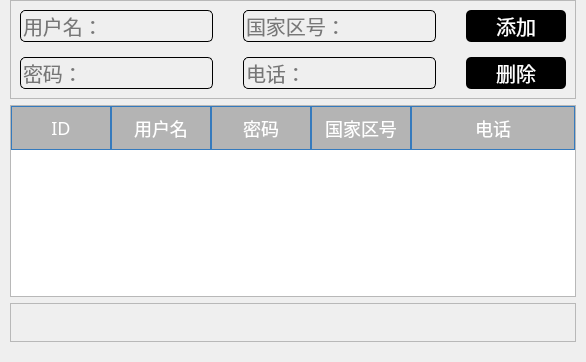
              <widget class="QWidget" name="page_10">
               <layout class="QVBoxLayout" name="verticalLayout_10">
                <property name="leftMargin">
                 <number>10</number>
                </property>
                <property name="topMargin">
                 <number>0</number>
                </property>
                <property name="rightMargin">
                 <number>10</number>
                </property>
                <property name="bottomMargin">
                 <number>20</number>
                </property>
                <item>
                 <widget class="QFrame" name="frame_18">
                  <property name="sizePolicy">
                   <sizepolicy hsizetype="Preferred" vsizetype="Expanding">
                    <horstretch>0</horstretch>
                    <verstretch>3</verstretch>
                   </sizepolicy>
                  </property>
                  <property name="styleSheet">
                   <string notr="true">QLineEdit{
	background-color:rgba(255, 255, 255,0);
	border:1px solid black;
	border-radius:5px;
}
QPushButton{
	border:none;
	background-color:rgb(0, 0, 0);
	color:rgb(255, 255, 255);
	border-radius:5px;
}
QPushButton:pressed{
	padding-top: 3px;
	padding-left: 3px;
}</string>
                  </property>
                  <property name="frameShape">
                   <enum>QFrame::StyledPanel</enum>
                  </property>
                  <property name="frameShadow">
                   <enum>QFrame::Raised</enum>
                  </property>
                  <layout class="QGridLayout" name="gridLayout">
                   <property name="horizontalSpacing">
                    <number>30</number>
                   </property>
                   <property name="verticalSpacing">
                    <number>15</number>
                   </property>
                   <item row="0" column="0">
                    <widget class="QLineEdit" name="lineEdit_username">
                     <property name="sizePolicy">
                      <sizepolicy hsizetype="Expanding" vsizetype="Expanding">
                       <horstretch>0</horstretch>
                       <verstretch>0</verstretch>
                      </sizepolicy>
                     </property>
                     <property name="maximumSize">
                      <size>
                       <width>16777215</width>
                       <height>35</height>
                      </size>
                     </property>
                     <property name="font">
                      <font>
                       <family>华文新魏</family>
                       <pointsize>15</pointsize>
                      </font>
                     </property>
                     <property name="placeholderText">
                      <string>用户名：</string>
                     </property>
                    </widget>
                   </item>
                   <item row="0" column="1">
                    <widget class="QLineEdit" name="lineEdit_nation">
                     <property name="sizePolicy">
                      <sizepolicy hsizetype="Expanding" vsizetype="Expanding">
                       <horstretch>0</horstretch>
                       <verstretch>0</verstretch>
                      </sizepolicy>
                     </property>
                     <property name="maximumSize">
                      <size>
                       <width>16777215</width>
                       <height>35</height>
                      </size>
                     </property>
                     <property name="font">
                      <font>
                       <family>华文新魏</family>
                       <pointsize>15</pointsize>
                      </font>
                     </property>
                     <property name="placeholderText">
                      <string>国家区号：</string>
                     </property>
                    </widget>
                   </item>
                   <item row="0" column="2">
                    <widget class="QPushButton" name="pushButton_add">
                     <property name="sizePolicy">
                      <sizepolicy hsizetype="Minimum" vsizetype="Expanding">
                       <horstretch>0</horstretch>
                       <verstretch>0</verstretch>
                      </sizepolicy>
                     </property>
                     <property name="minimumSize">
                      <size>
                       <width>100</width>
                       <height>0</height>
                      </size>
                     </property>
                     <property name="maximumSize">
                      <size>
                       <width>16777215</width>
                       <height>35</height>
                      </size>
                     </property>
                     <property name="font">
                      <font>
                       <family>华文新魏</family>
                       <pointsize>15</pointsize>
                      </font>
                     </property>
                     <property name="text">
                      <string>添加</string>
                     </property>
                    </widget>
                   </item>
                   <item row="1" column="0">
                    <widget class="QLineEdit" name="lineEdit_password">
                     <property name="sizePolicy">
                      <sizepolicy hsizetype="Expanding" vsizetype="Expanding">
                       <horstretch>0</horstretch>
                       <verstretch>0</verstretch>
                      </sizepolicy>
                     </property>
                     <property name="maximumSize">
                      <size>
                       <width>16777215</width>
                       <height>35</height>
                      </size>
                     </property>
                     <property name="font">
                      <font>
                       <family>华文新魏</family>
                       <pointsize>15</pointsize>
                      </font>
                     </property>
                     <property name="placeholderText">
                      <string>密码：</string>
                     </property>
                    </widget>
                   </item>
                   <item row="1" column="1">
                    <widget class="QLineEdit" name="lineEdit_telephone">
                     <property name="sizePolicy">
                      <sizepolicy hsizetype="Expanding" vsizetype="Expanding">
                       <horstretch>0</horstretch>
                       <verstretch>0</verstretch>
                      </sizepolicy>
                     </property>
                     <property name="maximumSize">
                      <size>
                       <width>16777215</width>
                       <height>35</height>
                      </size>
                     </property>
                     <property name="font">
                      <font>
                       <family>华文新魏</family>
                       <pointsize>15</pointsize>
                      </font>
                     </property>
                     <property name="placeholderText">
                      <string>电话：</string>
                     </property>
                    </widget>
                   </item>
                   <item row="1" column="2">
                    <widget class="QPushButton" name="pushButton_delete">
                     <property name="sizePolicy">
                      <sizepolicy hsizetype="Minimum" vsizetype="Expanding">
                       <horstretch>0</horstretch>
                       <verstretch>0</verstretch>
                      </sizepolicy>
                     </property>
                     <property name="minimumSize">
                      <size>
                       <width>100</width>
                       <height>0</height>
                      </size>
                     </property>
                     <property name="maximumSize">
                      <size>
                       <width>16777215</width>
                       <height>35</height>
                      </size>
                     </property>
                     <property name="font">
                      <font>
                       <family>华文新魏</family>
                       <pointsize>15</pointsize>
                      </font>
                     </property>
                     <property name="text">
                      <string>删除</string>
                     </property>
                    </widget>
                   </item>
                  </layout>
                 </widget>
                </item>
                <item>
                 <widget class="QTableWidget" name="tableWidget_reg_users">
                  <property name="sizePolicy">
                   <sizepolicy hsizetype="Expanding" vsizetype="Expanding">
                    <horstretch>0</horstretch>
                    <verstretch>12</verstretch>
                   </sizepolicy>
                  </property>
                  <property name="font">
                   <font>
                    <family>华文新魏</family>
                    <pointsize>15</pointsize>
                    <weight>50</weight>
                    <bold>false</bold>
                   </font>
                  </property>
                  <property name="styleSheet">
                   <string notr="true">QHeaderView::section {
    background-color: rgb(180, 180, 180);    /* 背景填充颜色 (深蓝色) */
    color: white;                 /* 文字颜色 */
    padding: 4px;                 /* 文字内边距 */
    border: 1px solid #357ABD;    /* 列标题之间的边框 */
    font-size: 18px;              /* 字体大小 */
	font-family: &quot;华文新魏&quot;;
    
}</string>
                  </property>
                  <property name="alternatingRowColors">
                   <bool>true</bool>
                  </property>
                  <attribute name="horizontalHeaderCascadingSectionResizes">
                   <bool>true</bool>
                  </attribute>
                  <attribute name="horizontalHeaderStretchLastSection">
                   <bool>true</bool>
                  </attribute>
                  <attribute name="verticalHeaderVisible">
                   <bool>false</bool>
                  </attribute>
                  <column>
                   <property name="text">
                    <string>ID</string>
                   </property>
                  </column>
                  <column>
                   <property name="text">
                    <string>用户名</string>
                   </property>
                  </column>
                  <column>
                   <property name="text">
                    <string>密码</string>
                   </property>
                  </column>
                  <column>
                   <property name="text">
                    <string>国家区号</string>
                   </property>
                  </column>
                  <column>
                   <property name="text">
                    <string>电话</string>
                   </property>
                  </column>
                 </widget>
                </item>
                <item>
                 <widget class="QFrame" name="frame_19">
                  <property name="sizePolicy">
                   <sizepolicy hsizetype="Preferred" vsizetype="Expanding">
                    <horstretch>0</horstretch>
                    <verstretch>1</verstretch>
                   </sizepolicy>
                  </property>
                  <property name="frameShape">
                   <enum>QFrame::StyledPanel</enum>
                  </property>
                  <property name="frameShadow">
                   <enum>QFrame::Raised</enum>
                  </property>
                  <layout class="QVBoxLayout" name="verticalLayout_11">
                   <property name="spacing">
                    <number>0</number>
                   </property>
                   <property name="leftMargin">
                    <number>0</number>
                   </property>
                   <property name="topMargin">
                    <number>10</number>
                   </property>
                   <property name="rightMargin">
                    <number>0</number>
                   </property>
                   <property name="bottomMargin">
                    <number>0</number>
                   </property>
                   <item>
                    <widget class="QLabel" name="label_log_user_info">
                     <property name="font">
                      <font>
                       <family>华文新魏</family>
                       <pointsize>15</pointsize>
                      </font>
                     </property>
                     <property name="styleSheet">
                      <string notr="true">color:rgb(0, 0, 255)</string>
                     </property>
                     <property name="text">
                      <string/>
                     </property>
                     <property name="alignment">
                      <set>Qt::AlignCenter</set>
                     </property>
                    </widget>
                   </item>
                  </layout>
                 </widget>
                </item>
               </layout>
              </widget>
